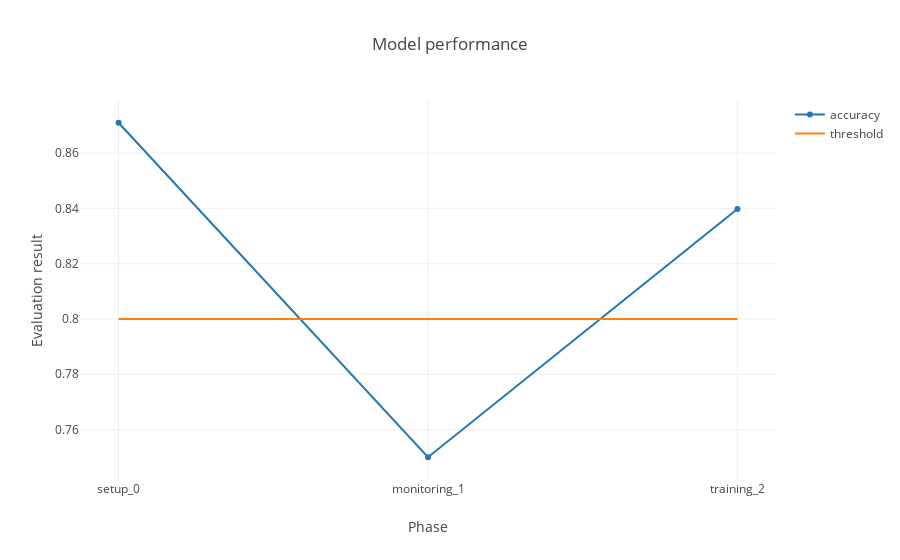

Write notebook code for a chart like this one.
### Markdown cell above
#### Plot a linear chart.

### Code cell
trace1 = go.Scatter(
    x = phases,
    y = evaluation_values,
    mode = 'lines+markers',
    name = 'accuracy'
)

trace2 = go.Scatter(
    x = phases,
    y = threshold_values,
    mode = 'lines',
    name = 'threshold'
)

layout = dict(title = 'Model performance',
              xaxis = dict(title = 'Phase'),
              yaxis = dict(title = 'Evaluation result'),
              )

fig = dict(data=[trace1, trace2], layout=layout)
iplot(fig)

### Figure 1 — Plotly figure (JSON) as saved in the notebook; plotly's stock layout.template omitted (floating-point values rounded to 4 significant figures)
{"data": [{"mode": "lines+markers", "name": "accuracy", "type": "scatter", "x": ["setup_0", "monitoring_1", "training_2"], "y": [0.871, 0.75, 0.8398]}, {"mode": "lines", "name": "threshold", "type": "scatter", "x": ["setup_0", "monitoring_1", "training_2"], "y": [0.8, 0.8, 0.8]}], "layout": {"title": "Model performance", "xaxis": {"title": "Phase"}, "yaxis": {"title": "Evaluation result"}}}
